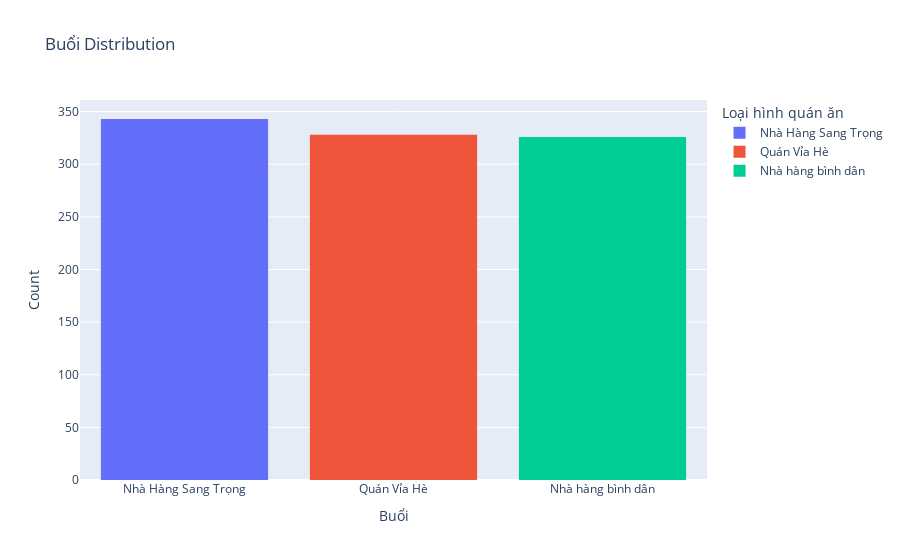

Source (notebook cell):
### Code cell
fig = px.histogram(data, x='Loại hình quán ăn', color='Loại hình quán ăn', title='Buổi Distribution')
fig.update_layout(xaxis_title='Buổi', yaxis_title='Count')
fig.show()

### Figure 1 — Plotly figure (JSON) as saved in the notebook; plotly's stock layout.template omitted (floating-point values rounded to 4 significant figures; data arrays with more than 128 entries replaced by an {"elided": "..."} marker saying what was removed)
{"data": [{"alignmentgroup": "True", "bingroup": "x", "hovertemplate": "Loại hình quán ăn=%{x}<br>count=%{y}<extra></extra>", "legendgroup": "Nhà Hàng Sang Trọng", "marker": {"color": "#636efa", "pattern": {"shape": ""}}, "name": "Nhà Hàng Sang Trọng", "offsetgroup": "Nhà Hàng Sang Trọng", "orientation": "v", "showlegend": true, "type": "histogram", "x": {"elided": "343 str values"}, "xaxis": "x", "yaxis": "y"}, {"alignmentgroup": "True", "bingroup": "x", "hovertemplate": "Loại hình quán ăn=%{x}<br>count=%{y}<extra></extra>", "legendgroup": "Quán Vỉa Hè", "marker": {"color": "#EF553B", "pattern": {"shape": ""}}, "name": "Quán Vỉa Hè", "offsetgroup": "Quán Vỉa Hè", "orientation": "v", "showlegend": true, "type": "histogram", "x": {"elided": "328 str values"}, "xaxis": "x", "yaxis": "y"}, {"alignmentgroup": "True", "bingroup": "x", "hovertemplate": "Loại hình quán ăn=%{x}<br>count=%{y}<extra></extra>", "legendgroup": "Nhà hàng bình dân", "marker": {"color": "#00cc96", "pattern": {"shape": ""}}, "name": "Nhà hàng bình dân", "offsetgroup": "Nhà hàng bình dân", "orientation": "v", "showlegend": true, "type": "histogram", "x": {"elided": "326 str values"}, "xaxis": "x", "yaxis": "y"}], "layout": {"barmode": "relative", "legend": {"title": {"text": "Loại hình quán ăn"}, "tracegroupgap": 0}, "title": {"text": "Buổi Distribution"}, "xaxis": {"anchor": "y", "categoryarray": ["Nhà Hàng Sang Trọng", "Quán Vỉa Hè", "Nhà hàng bình dân"], "categoryorder": "array", "domain": [0, 1], "title": {"text": "Buổi"}}, "yaxis": {"anchor": "x", "domain": [0, 1], "title": {"text": "Count"}}}}
